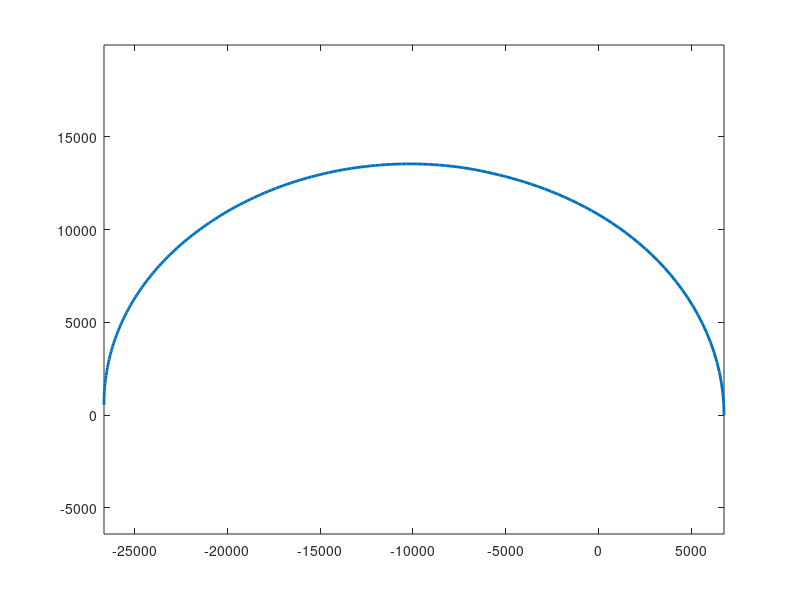

Write MATLAB code to recreate this figure. (Note: this script raises an error after producing the figure.)
function datagen_satellite_orbit()

%% Constants and parameters
close all; clc

dt_			= 60;						% s
timeStamps	= 0:dt_:(3*60*60);			% s
nTimeStamps	= length(timeStamps);

REarth		= 6378;				% km
MU_			= 398600;			% km^3 / s^2
H0_			= 65750;			% km^2 / s

% thtaPlot = 0:0.01:2*pi;
% plot(thtaPlot, (H0_^2 / MU_)*(1 + 0.6*cos(thtaPlot)), 'LineWidth', 2 )

% return

% Based on Ex 2.5 in Curtis
eccKepler	= 0.6;				% eccentricity
thta0		= 0;
r0			= (H0_^2 / MU_) / (1 + eccKepler*cos(thta0));
spd0		= H0_ / r0;			% km / s
thtaDot0	= spd0 / r0;		% rad/s
rDot0		= 0;

stddevProcNoiseRange	= sqrt(1E-8);
stddevProcNoiseBearing	= sqrt(1E-8);

vRange		= stddevProcNoiseRange*randn(1, nTimeStamps);
vThta		= stddevProcNoiseBearing*randn(1, nTimeStamps);

[~, xSim]	= ode45(@orbit_kinematics_planar, ...
	timeStamps, [r0; rDot0; thta0; thtaDot0]);

stdDevRange		= 30;			% km
stdDevRangeRate	= 1*pi/180;		% km/s

groundTruthRange			= xSim(:, 1)';
groundTruthRangeRate		= xSim(:, 2)';
groundTruthBearing			= xSim(:, 3)';
groundTruthBearingRate		= xSim(:, 4)';

timeIndexMeasured			= 1:1:nTimeStamps;
timeStampsMeasured			= timeStamps(timeIndexMeasured);
nTimeStampsMeasured			= length(timeStampsMeasured);

measuredRange		= groundTruthRange(timeIndexMeasured) + stdDevRange*randn(1, nTimeStampsMeasured);
measuredRangeRate	= groundTruthRangeRate(timeIndexMeasured) + stdDevRangeRate*randn(1, nTimeStampsMeasured);

save assignment4_problem3.mat measuredRange measuredRangeRate ...
	stdDevRange stdDevRangeRate timeStamps nTimeStamps ...
	groundTruthRange groundTruthRangeRate groundTruthBearing ...
	groundTruthBearingRate ...
	stddevProcNoiseRange stddevProcNoiseBearing


figure;
plot( xSim(:, 1).*cos(xSim(:, 3)), xSim(:, 1).*sin(xSim(:, 3)), 'LineWidth', 2 );
hold on; axis equal
% plot( measuredRange.*cos(measuredBearing), measuredRange.*sin(measuredBearing), '.'); 
make_nice_figures(gcf, gca, 14, 'Orbit', '$y_1$ (km)', '$y_2$ (km)', [], [], [], [], [])

%%
	function xDot = orbit_kinematics_planar(t_, x_)							% Process noise added in discrete model, not here
		tIndex	= max(1, min(round(t_/dt_), nTimeStamps));

		r_		= x_(1);
		rDot	= x_(2);
		thta_	= x_(3);
		thtaDot	= x_(4);

		vrt_	= vRange(tIndex);
		vtt_	= vThta(tIndex);

		xDot	= [...
			rDot; ...
			r_*(thtaDot^2) - MU_ / r_^2 + vrt_; ...
			thtaDot; ...
			-2*rDot*thtaDot/r_ + (1 / r_)*vtt_];
	end
end